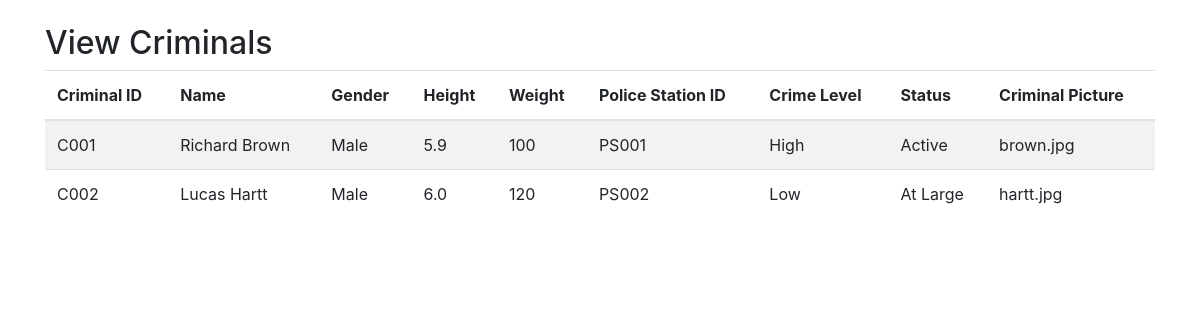
The app's page /view_criminals.php with its own data.
### tables this page shows
CREATE TABLE `criminal_master` (
  `CriminalID` varchar(10) NOT NULL,
  `Name` varchar(30) DEFAULT NULL,
  `Gender` varchar(5) DEFAULT NULL,
  `Height` varchar(5) DEFAULT NULL,
  `Weight` varchar(5) DEFAULT NULL,
  `PStation_Id` varchar(10) DEFAULT NULL,
  `Crimelevel` varchar(20) DEFAULT NULL,
  `Status` varchar(30) DEFAULT NULL,
  `Criminal_Picture` varchar(100) DEFAULT NULL
);

### view_criminals.php (the view, shortened to what this page needs)
<?php include('includes/db_connect.php'); ?>
<!DOCTYPE html>
<html>
<head>
    <link rel="stylesheet" href="https://stackpath.bootstrapcdn.com/bootstrap/4.5.2/css/bootstrap.min.css">
</head>
<body>
    <div class="container">
        <h2 class="mt-4">View Criminals</h2>
        <table class="table table-striped">
            <thead>
                <tr>
                    <th>Criminal ID</th>
                    <th>Name</th>
                    <th>Gender</th>
                    <th>Height</th>
                    <th>Weight</th>
                    <th>Police Station ID</th>
                    <th>Crime Level</th>
                    <th>Status</th>
                    <th>Criminal Picture</th>
                </tr>
            </thead>
            <tbody>
                <?php
                $sql = "SELECT * FROM Criminal_Master";
                $result = $conn->query($sql);
                if ($result->num_rows > 0) {
                    while($row = $result->fetch_assoc()) {
                        echo "<tr><td>" . $row["CriminalID"]. "</td><td>" . $row["Name"]. "</td><td>" . $row["Gender"]. "</td><td>" . $row["Height"]. "</td><td>" . $row["Weight"]. "</td><td>" . $row["PStation_Id"]. "</td><td>" . $row["Crimelevel"]. "</td><td>" . $row["Status"]. "</td><td>" . $row["Criminal_Picture"]. "</td></tr>";
                    }
                } else {
                    echo "<tr><td colspan='9'>No criminals found</td></tr>";
                }
                ?>
            </tbody>
        </table>
    </div>
</body>
</html>

### records on screen
criminal_master: CriminalID "C001", Name "Richard Brown", Gender "Male", Height "5.9", Weight "100", PStation_Id "PS001", Crimelevel "High", Status "Active", Criminal_Picture "brown.jpg"
criminal_master: CriminalID "C002", Name "Lucas Hartt", Gender "Male", Height "6.0", Weight "120", PStation_Id "PS002", Crimelevel "Low", Status "At Large", Criminal_Picture "hartt.jpg"
